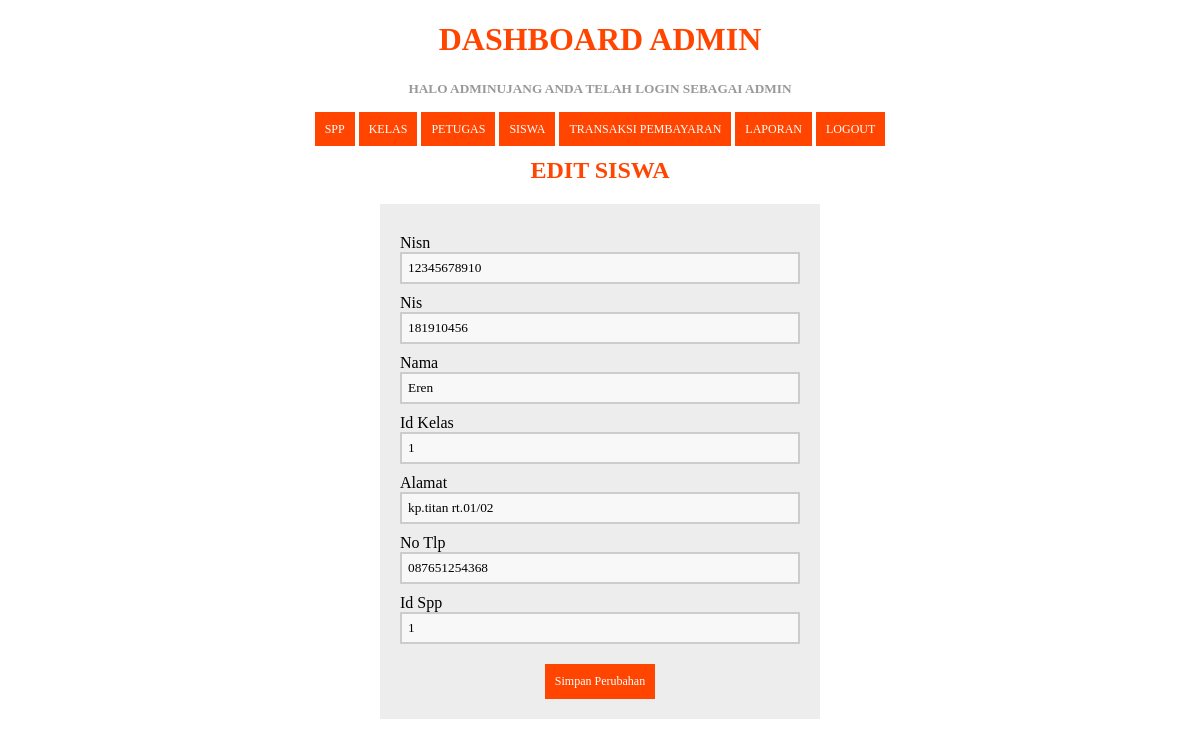
The page /edit_siswa.php?id=12345678910 (signed in) on the database its author committed.
### tables this page shows
CREATE TABLE IF NOT EXISTS `siswa` (
  `nisn` char(20) NOT NULL,
  `nis` char(20) NOT NULL,
  `nama` varchar(40) NOT NULL,
  `id_kelas` int(10) NOT NULL,
  `no_telp` varchar(12) NOT NULL,
  `id_spp` int(5) NOT NULL,
  `alamat` text NOT NULL
);

### edit_siswa.php (the view, shortened to what this page needs)
<?php
include 'koneksi.php';
  if (isset($_GET['id'])) {
    $id = ($_GET["id"]);
    $query = "SELECT * FROM siswa WHERE nisn='$id'";
    $result = mysqli_query($koneksi, $query);
    $data = mysqli_fetch_assoc($result);
  } else {
    echo "<script>alert('Masukkan data id.');window.location='siswa.php';</script>";
  }
  ?>
<!DOCTYPE html>
<html>
  <head>
  </head>
<body>
  <?php
  include ('header.php');
?>
      <center>
        <h2>Edit Siswa</h2>
      <center>
      <form method="POST" action="proses_editsiswa.php" enctype="multipart/form-data" >
      <section class="base">
         <div>
          <label>Nisn</label>
          <input type="text" name="nisn" value="<?php echo $data['nisn']; ?>" required=""/>
        </div>
        <div>
          <label>Nis</label>
          <input type="text" name="nis" value="<?php echo $data['nis']; ?>" required=""/>
        </div>
        <div>
          <label>Nama</label>
         <input type="text" name="nama" value="<?php echo $data['nama']; ?>" required=""/>
        </div>
        <div>
          <label>Id Kelas</label>
         <input type="text" name="id_kelas" value="<?php echo $data['id_kelas']; ?>" required=""/>
        </div>
        <div>
          <label>Alamat</label>
         <input type="text" name="alamat" value="<?php echo $data['alamat']; ?>" required=""/>
        </div>
        <div>
          <label>No Tlp</label>
         <input type="text" name="no_telp" value="<?php echo $data['no_telp']; ?>" required=""/>
        </div>
        <div>
          <label>Id Spp</label>
         <input type="text" name="id_spp" value="<?php echo $data['id_spp']; ?>" required=""/>
        </div>
        <div>
         <button type="submit">Simpan Perubahan</button>
        </div>
        </section>
      </form>
</body>
</html>

### edit_siswa.php (style rules this page uses)
* { font-family: "Trebuchet MS"; }
h2 { text-transform: uppercase; color: orangered; }
button { background-color: orangered; color: #fff; padding: 10px; text-decoration: none; font-size: 12px; border: 0px; margin-top: 20px; }
label { margin-top: 10px; float: left; text-align: left; width: 100%; }
input { padding: 6px; width: 100%; box-sizing: border-box; background: #f8f8f8; border: 2px solid #ccc; outline-color: white; }
div { width: 100%; height: auto; }
.base { width: 400px; height: auto; padding: 20px; margin-left: auto; margin-right: auto; background: #ededed; }

### header.php (style rules this page uses)
* { font-family: "Trebuchet MS"; }

### rows shown on the page
siswa: nisn "12345678910", nis "181910456", nama "Eren", id_kelas "1", alamat "kp.titan rt.01/02", no_telp "087651254368", id_spp "1"

### other values the page prints
$_SESSION['username'] "ADMINUJANG"
$_SESSION['level'] "ADMIN"
